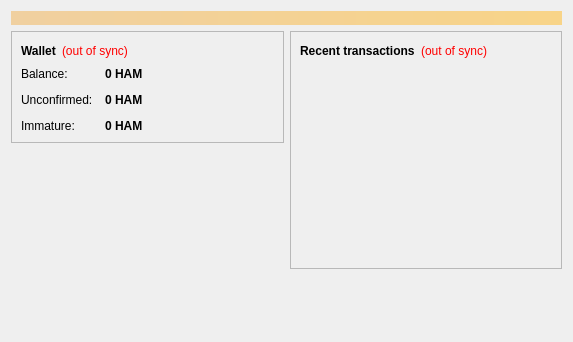
<?xml version="1.0" encoding="UTF-8"?>
<ui version="4.0">
 <class>OverviewPage</class>
 <widget class="QWidget" name="OverviewPage">
  <property name="geometry">
   <rect>
    <x>0</x>
    <y>0</y>
    <width>573</width>
    <height>342</height>
   </rect>
  </property>
  <property name="windowTitle">
   <string>Form</string>
  </property>
  <layout class="QVBoxLayout" name="topLayout">
   <item>
    <widget class="QLabel" name="labelAlerts">
     <property name="visible">
      <bool>false</bool>
     </property>
     <property name="styleSheet">
      <string notr="true">background-color: qlineargradient(x1: 0, y1: 0, x2: 1, y2: 0, stop:0 #F0D0A0, stop:1 #F8D488); color:#000000;</string>
     </property>
     <property name="wordWrap">
      <bool>true</bool>
     </property>
     <property name="margin">
      <number>3</number>
     </property>
    </widget>
   </item>
   <item>
    <layout class="QHBoxLayout" name="horizontalLayout" stretch="1,1">
     <item>
      <layout class="QVBoxLayout" name="verticalLayout_2">
       <item>
        <widget class="QFrame" name="frame">
         <property name="frameShape">
          <enum>QFrame::StyledPanel</enum>
         </property>
         <property name="frameShadow">
          <enum>QFrame::Raised</enum>
         </property>
         <layout class="QVBoxLayout" name="verticalLayout_4">
          <item>
           <layout class="QHBoxLayout" name="horizontalLayout_4">
            <item>
             <widget class="QLabel" name="label_5">
              <property name="font">
               <font>
                <weight>75</weight>
                <bold>true</bold>
               </font>
              </property>
              <property name="text">
               <string>Wallet</string>
              </property>
             </widget>
            </item>
            <item>
             <widget class="QLabel" name="labelWalletStatus">
              <property name="toolTip">
               <string>The displayed information may be out of date. Your wallet automatically synchronizes with the Dogecoin network after a connection is established, but this process has not completed yet.</string>
              </property>
              <property name="styleSheet">
               <string notr="true">QLabel { color: red; }</string>
              </property>
              <property name="text">
               <string notr="true">(out of sync)</string>
              </property>
              <property name="alignment">
               <set>Qt::AlignLeading|Qt::AlignLeft|Qt::AlignVCenter</set>
              </property>
             </widget>
            </item>
            <item>
             <spacer name="horizontalSpacer_2">
              <property name="orientation">
               <enum>Qt::Horizontal</enum>
              </property>
              <property name="sizeHint" stdset="0">
               <size>
                <width>40</width>
                <height>20</height>
               </size>
              </property>
             </spacer>
            </item>
           </layout>
          </item>
          <item>
           <layout class="QFormLayout" name="formLayout_2">
            <property name="fieldGrowthPolicy">
             <enum>QFormLayout::AllNonFixedFieldsGrow</enum>
            </property>
            <property name="horizontalSpacing">
             <number>12</number>
            </property>
            <property name="verticalSpacing">
             <number>12</number>
            </property>
            <item row="0" column="0">
             <widget class="QLabel" name="label">
              <property name="text">
               <string>Balance:</string>
              </property>
             </widget>
            </item>
            <item row="0" column="1">
             <widget class="QLabel" name="labelBalance">
              <property name="font">
               <font>
                <weight>75</weight>
                <bold>true</bold>
               </font>
              </property>
              <property name="cursor">
               <cursorShape>IBeamCursor</cursorShape>
              </property>
              <property name="toolTip">
               <string>Your current balance</string>
              </property>
              <property name="text">
               <string notr="true">0 HAM</string>
              </property>
              <property name="textInteractionFlags">
               <set>Qt::LinksAccessibleByMouse|Qt::TextSelectableByKeyboard|Qt::TextSelectableByMouse</set>
              </property>
             </widget>
            </item>
            <item row="1" column="0">
             <widget class="QLabel" name="label_3">
              <property name="text">
               <string>Unconfirmed:</string>
              </property>
             </widget>
            </item>
            <item row="1" column="1">
             <widget class="QLabel" name="labelUnconfirmed">
              <property name="font">
               <font>
                <weight>75</weight>
                <bold>true</bold>
               </font>
              </property>
              <property name="cursor">
               <cursorShape>IBeamCursor</cursorShape>
              </property>
              <property name="toolTip">
               <string>Total of transactions that have yet to be confirmed, and do not yet count toward the current balance</string>
              </property>
              <property name="text">
               <string notr="true">0 HAM</string>
              </property>
              <property name="textInteractionFlags">
               <set>Qt::LinksAccessibleByMouse|Qt::TextSelectableByKeyboard|Qt::TextSelectableByMouse</set>
              </property>
             </widget>
            </item>
            <item row="2" column="0">
             <widget class="QLabel" name="labelImmatureText">
              <property name="text">
               <string>Immature:</string>
              </property>
             </widget>
            </item>
            <item row="2" column="1">
             <widget class="QLabel" name="labelImmature">
              <property name="font">
               <font>
                <weight>75</weight>
                <bold>true</bold>
               </font>
              </property>
              <property name="toolTip">
               <string>Mined balance that has not yet matured</string>
              </property>
              <property name="text">
               <string notr="true">0 HAM</string>
              </property>
              <property name="textInteractionFlags">
               <set>Qt::LinksAccessibleByMouse|Qt::TextSelectableByKeyboard|Qt::TextSelectableByMouse</set>
              </property>
             </widget>
            </item>
           </layout>
          </item>
         </layout>
        </widget>
       </item>
       <item>
        <spacer name="verticalSpacer">
         <property name="orientation">
          <enum>Qt::Vertical</enum>
         </property>
         <property name="sizeHint" stdset="0">
          <size>
           <width>20</width>
           <height>40</height>
          </size>
         </property>
        </spacer>
       </item>
        <item>
         <widget class="QLabel" name="label_wallet_bgcoin">
          <property name="text">
           <string/>
          </property>
          <property name="pixmap">
           <pixmap resource="../bitcoin.qrc">:/images/wallet_bgcoin</pixmap>
          </property>
          <property name="scaledContents">
           <bool>false</bool>
          </property>
          <property name="alignment">
           <set>Qt::AlignCenter</set>
          </property>
          <property name="margin">
           <number>-2</number>
          </property>
         </widget>
        </item>
        <item>
         <widget class="QLabel" name="label_6">
          <property name="text">
           <string/>
          </property>
         </widget>
        </item>
      </layout>
     </item>
     <item>
      <layout class="QVBoxLayout" name="verticalLayout_3">
       <item>
        <widget class="QFrame" name="frame_2">
         <property name="frameShape">
          <enum>QFrame::StyledPanel</enum>
         </property>
         <property name="frameShadow">
          <enum>QFrame::Raised</enum>
         </property>
         <layout class="QVBoxLayout" name="verticalLayout">
          <item>
           <layout class="QHBoxLayout" name="horizontalLayout_2">
            <item>
             <widget class="QLabel" name="label_4">
              <property name="text">
               <string>&lt;b&gt;Recent transactions&lt;/b&gt;</string>
              </property>
             </widget>
            </item>
            <item>
             <widget class="QLabel" name="labelTransactionsStatus">
              <property name="toolTip">
               <string>The displayed information may be out of date. Your wallet automatically synchronizes with the Dogecoin network after a connection is established, but this process has not completed yet.</string>
              </property>
              <property name="styleSheet">
               <string notr="true">QLabel { color: red; }</string>
              </property>
              <property name="text">
               <string notr="true">(out of sync)</string>
              </property>
              <property name="alignment">
               <set>Qt::AlignRight|Qt::AlignTrailing|Qt::AlignVCenter</set>
              </property>
             </widget>
            </item>
            <item>
             <spacer name="horizontalSpacer">
              <property name="orientation">
               <enum>Qt::Horizontal</enum>
              </property>
              <property name="sizeHint" stdset="0">
               <size>
                <width>40</width>
                <height>20</height>
               </size>
              </property>
             </spacer>
            </item>
           </layout>
          </item>
          <item>
           <widget class="QListView" name="listTransactions">
            <property name="styleSheet">
             <string notr="true">QListView { background: transparent; }</string>
            </property>
            <property name="frameShape">
             <enum>QFrame::NoFrame</enum>
            </property>
            <property name="verticalScrollBarPolicy">
             <enum>Qt::ScrollBarAlwaysOff</enum>
            </property>
            <property name="horizontalScrollBarPolicy">
             <enum>Qt::ScrollBarAlwaysOff</enum>
            </property>
            <property name="selectionMode">
             <enum>QAbstractItemView::NoSelection</enum>
            </property>
           </widget>
          </item>
         </layout>
        </widget>
       </item>
       <item>
        <spacer name="verticalSpacer_2">
         <property name="orientation">
          <enum>Qt::Vertical</enum>
         </property>
         <property name="sizeHint" stdset="0">
          <size>
           <width>20</width>
           <height>40</height>
          </size>
         </property>
        </spacer>
       </item>
      </layout>
     </item>
    </layout>
   </item>
  </layout>
 </widget>
 <resources/>
 <connections/>
</ui>
